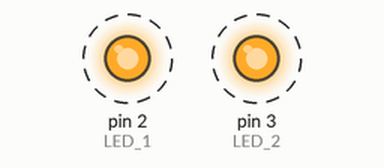
Simulated run of this sketch. Board: Arduino Uno, built with avr-gcc and run on an emulated ATmega328P. Parts: output pins drawn as LEDs (lit = HIGH). Dashed ring = blinking.

Above: at 0.2 s.
Timing chart, 0 to 3.0 s (numbered marks = the images above):
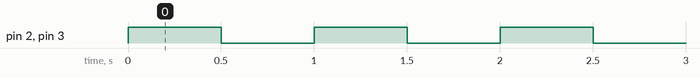

The sketch:

Job06_1.ino
```cpp
// Synchronous LED flicker
void setup() {
  pinMode(2, OUTPUT); // LED 1
  pinMode(3, OUTPUT); // LED 2
}

void loop() {
  digitalWrite(2, HIGH);
  digitalWrite(3, HIGH);
  delay(500); // on for 500 ms

  digitalWrite(2, LOW);
  digitalWrite(3, LOW);
  delay(500); // off for 500 ms
}
```

Measured:
- by itself, pin 2 (LED_1), pin 3 (LED_2): alternates HIGH for 0.50 s and LOW for 0.50 s
